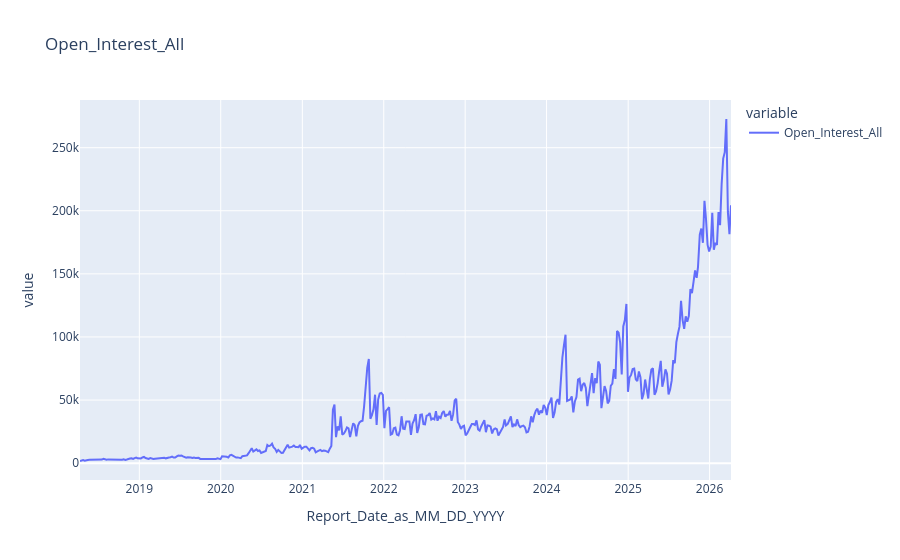
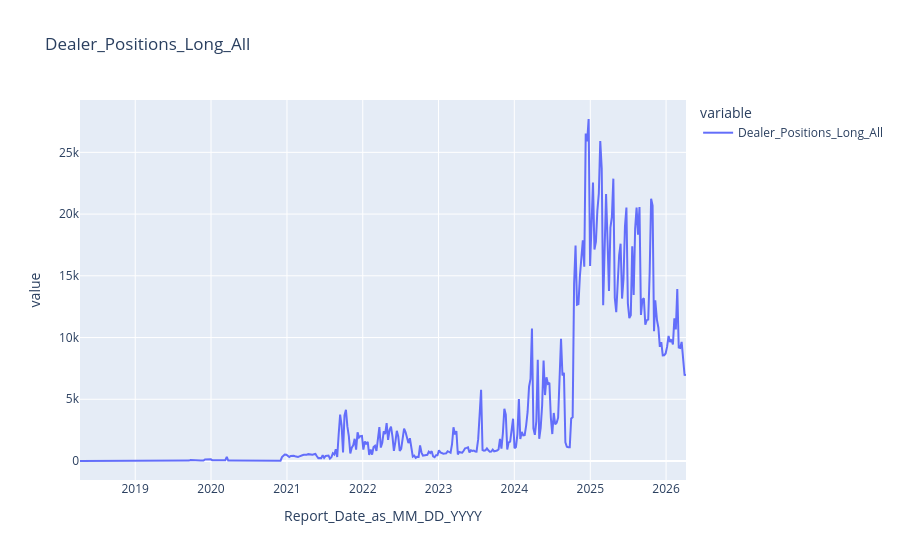
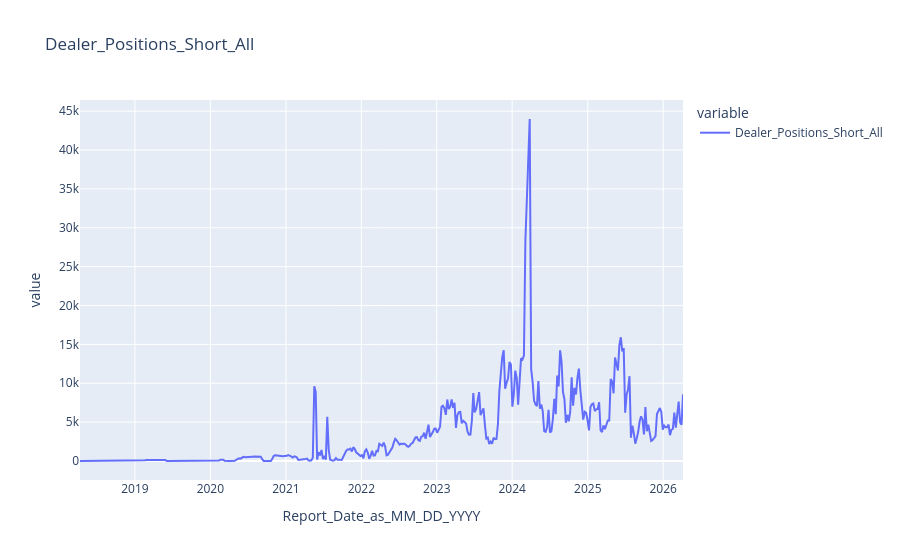
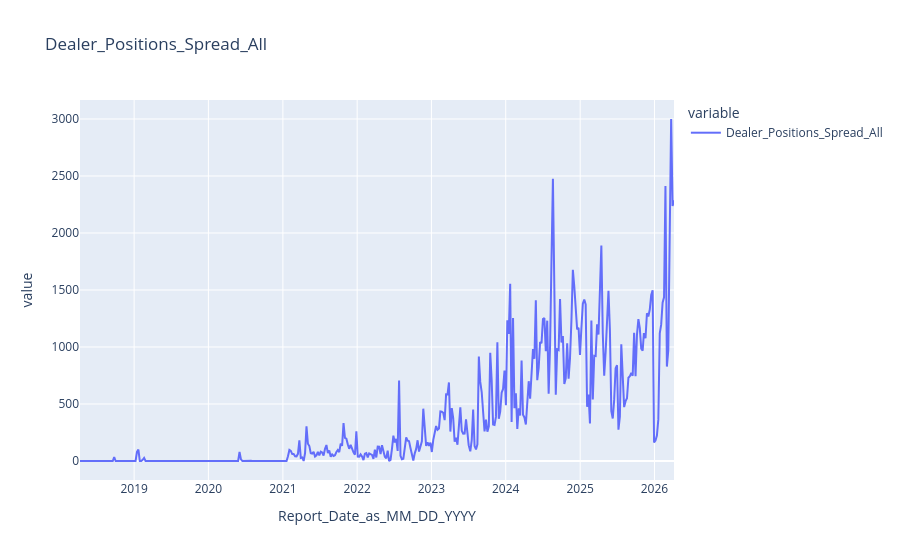

Source (notebook cell) for these figures, in order:
### Code cell
for feat in features_list:
    px.line(df_filtered__Instrument[feat], title = feat).show()

### Figure 1 — Plotly figure (JSON) as saved in the notebook; plotly's stock layout.template omitted (floating-point values rounded to 4 significant figures; data arrays with more than 128 entries replaced by an {"elided": "..."} marker saying what was removed)
{"data": [{"hovertemplate": "variable=Open_Interest_All<br>Report_Date_as_MM_DD_YYYY=%{x}<br>value=%{y}<extra></extra>", "legendgroup": "Open_Interest_All", "line": {"color": "#636efa", "dash": "solid"}, "marker": {"symbol": "circle"}, "mode": "lines", "name": "Open_Interest_All", "orientation": "v", "showlegend": true, "type": "scatter", "x": {"elided": "418 str values"}, "xaxis": "x", "y": {"elided": "418 int values"}, "yaxis": "y"}], "layout": {"legend": {"title": {"text": "variable"}, "tracegroupgap": 0}, "title": {"text": "Open_Interest_All"}, "xaxis": {"anchor": "y", "domain": [0, 1], "title": {"text": "Report_Date_as_MM_DD_YYYY"}}, "yaxis": {"anchor": "x", "domain": [0, 1], "title": {"text": "value"}}}}

### Figure 2 — Plotly figure (JSON) as saved in the notebook; plotly's stock layout.template omitted (floating-point values rounded to 4 significant figures; data arrays with more than 128 entries replaced by an {"elided": "..."} marker saying what was removed)
{"data": [{"hovertemplate": "variable=Dealer_Positions_Long_All<br>Report_Date_as_MM_DD_YYYY=%{x}<br>value=%{y}<extra></extra>", "legendgroup": "Dealer_Positions_Long_All", "line": {"color": "#636efa", "dash": "solid"}, "marker": {"symbol": "circle"}, "mode": "lines", "name": "Dealer_Positions_Long_All", "orientation": "v", "showlegend": true, "type": "scatter", "x": {"elided": "418 str values"}, "xaxis": "x", "y": {"elided": "418 int values"}, "yaxis": "y"}], "layout": {"legend": {"title": {"text": "variable"}, "tracegroupgap": 0}, "title": {"text": "Dealer_Positions_Long_All"}, "xaxis": {"anchor": "y", "domain": [0, 1], "title": {"text": "Report_Date_as_MM_DD_YYYY"}}, "yaxis": {"anchor": "x", "domain": [0, 1], "title": {"text": "value"}}}}

### Figure 3 — Plotly figure (JSON) as saved in the notebook; plotly's stock layout.template omitted (floating-point values rounded to 4 significant figures; data arrays with more than 128 entries replaced by an {"elided": "..."} marker saying what was removed)
{"data": [{"hovertemplate": "variable=Dealer_Positions_Short_All<br>Report_Date_as_MM_DD_YYYY=%{x}<br>value=%{y}<extra></extra>", "legendgroup": "Dealer_Positions_Short_All", "line": {"color": "#636efa", "dash": "solid"}, "marker": {"symbol": "circle"}, "mode": "lines", "name": "Dealer_Positions_Short_All", "orientation": "v", "showlegend": true, "type": "scatter", "x": {"elided": "418 str values"}, "xaxis": "x", "y": {"elided": "418 int values"}, "yaxis": "y"}], "layout": {"legend": {"title": {"text": "variable"}, "tracegroupgap": 0}, "title": {"text": "Dealer_Positions_Short_All"}, "xaxis": {"anchor": "y", "domain": [0, 1], "title": {"text": "Report_Date_as_MM_DD_YYYY"}}, "yaxis": {"anchor": "x", "domain": [0, 1], "title": {"text": "value"}}}}

### Figure 4 — Plotly figure (JSON) as saved in the notebook; plotly's stock layout.template omitted (floating-point values rounded to 4 significant figures; data arrays with more than 128 entries replaced by an {"elided": "..."} marker saying what was removed)
{"data": [{"hovertemplate": "variable=Dealer_Positions_Spread_All<br>Report_Date_as_MM_DD_YYYY=%{x}<br>value=%{y}<extra></extra>", "legendgroup": "Dealer_Positions_Spread_All", "line": {"color": "#636efa", "dash": "solid"}, "marker": {"symbol": "circle"}, "mode": "lines", "name": "Dealer_Positions_Spread_All", "orientation": "v", "showlegend": true, "type": "scatter", "x": {"elided": "418 str values"}, "xaxis": "x", "y": {"elided": "418 int values"}, "yaxis": "y"}], "layout": {"legend": {"title": {"text": "variable"}, "tracegroupgap": 0}, "title": {"text": "Dealer_Positions_Spread_All"}, "xaxis": {"anchor": "y", "domain": [0, 1], "title": {"text": "Report_Date_as_MM_DD_YYYY"}}, "yaxis": {"anchor": "x", "domain": [0, 1], "title": {"text": "value"}}}}
